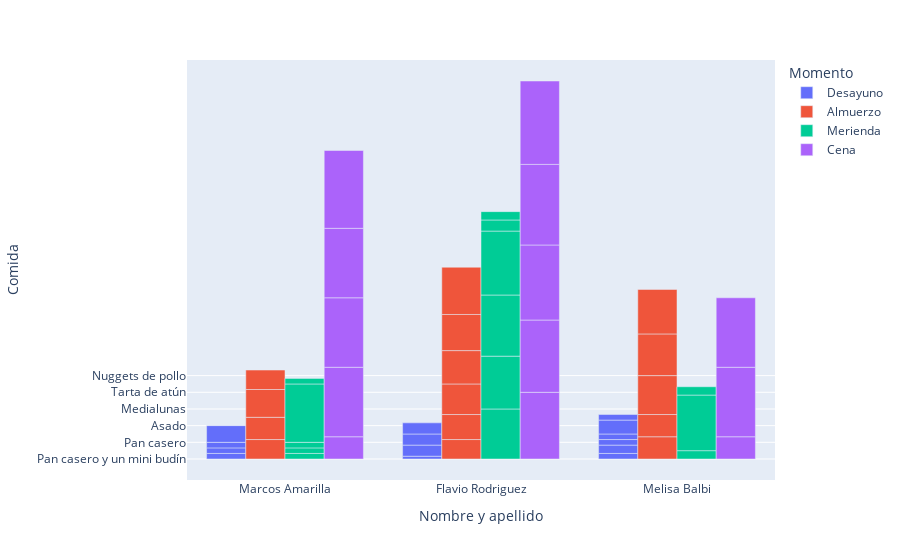

The code cell stored with this chart in its notebook:
### Code cell
graphcom = px.bar(comidadb, x="Nombre y apellido",y="Comida", color="Momento", barmode="group")
graphcom.show()

### Figure 1 — Plotly figure (JSON) as saved in the notebook; plotly's stock layout.template omitted (floating-point values rounded to 4 significant figures)
{"data": [{"alignmentgroup": "True", "hovertemplate": "Momento=Desayuno<br>Nombre y apellido=%{x}<br>Comida=%{y}<extra></extra>", "legendgroup": "Desayuno", "marker": {"color": "#636efa", "pattern": {"shape": ""}}, "name": "Desayuno", "offsetgroup": "Desayuno", "orientation": "v", "showlegend": true, "textposition": "auto", "type": "bar", "x": ["Marcos Amarilla", "Flavio Rodriguez", "Marcos Amarilla", "Melisa Balbi", "Melisa Balbi", "Flavio Rodriguez", "Melisa Balbi", "Marcos Amarilla", "Marcos Amarilla", "Flavio Rodriguez", "Melisa Balbi", "Melisa Balbi", "Marcos Amarilla", "Flavio Rodriguez", "Melisa Balbi"], "xaxis": "x", "y": ["Pan casero y un mini budín", "Opera", "Galletitas", "Galletitas", "Alfajor", "Medialuna", "Galletitas", "Galletitas", "Galletitas", "Medialuna", "Galletitas", "Tostadas con queso", "Pan casero", "Medialuna", "Galletitas"], "yaxis": "y"}, {"alignmentgroup": "True", "hovertemplate": "Momento=Almuerzo<br>Nombre y apellido=%{x}<br>Comida=%{y}<extra></extra>", "legendgroup": "Almuerzo", "marker": {"color": "#EF553B", "pattern": {"shape": ""}}, "name": "Almuerzo", "offsetgroup": "Almuerzo", "orientation": "v", "showlegend": true, "textposition": "auto", "type": "bar", "x": ["Flavio Rodriguez", "Marcos Amarilla", "Melisa Balbi", "Flavio Rodriguez", "Melisa Balbi", "Marcos Amarilla", "Marcos Amarilla", "Flavio Rodriguez", "Flavio Rodriguez", "Flavio Rodriguez", "Melisa Balbi", "Melisa Balbi", "Melisa Balbi", "Marcos Amarilla", "Flavio Rodriguez"], "xaxis": "x", "y": ["Fideos", "Fideos", "Milanesa", "Salchicha y arroz", "Milanesa", "Milanesa", "Churrasco con fideos y ensalada", "Fideos ", "Asado", "Sanguche de carne", "Ñoquis", "Tarta humita", "Arroz con tuco", "Fideos", "Lasagna"], "yaxis": "y"}, {"alignmentgroup": "True", "hovertemplate": "Momento=Merienda<br>Nombre y apellido=%{x}<br>Comida=%{y}<extra></extra>", "legendgroup": "Merienda", "marker": {"color": "#00cc96", "pattern": {"shape": ""}}, "name": "Merienda", "offsetgroup": "Merienda", "orientation": "v", "showlegend": true, "textposition": "auto", "type": "bar", "x": ["Flavio Rodriguez", "Marcos Amarilla", "Melisa Balbi", "Flavio Rodriguez", "Marcos Amarilla", "Melisa Balbi", "Marcos Amarilla", "Marcos Amarilla", "Flavio Rodriguez", "Flavio Rodriguez", "Melisa Balbi", "Marcos Amarilla", "Flavio Rodriguez", "Flavio Rodriguez"], "xaxis": "x", "y": ["Medialunas", "Galletitas", "Alfajor", "Dona", "Galletitas", "Bizcochitos", "Galletitas", "Torta frita y pan casero", "Brownie", "Wafle con dulce de leche", "Alfajor", "Galletitas", "Medialuna", "Alfajor"], "yaxis": "y"}, {"alignmentgroup": "True", "hovertemplate": "Momento=Cena<br>Nombre y apellido=%{x}<br>Comida=%{y}<extra></extra>", "legendgroup": "Cena", "marker": {"color": "#ab63fa", "pattern": {"shape": ""}}, "name": "Cena", "offsetgroup": "Cena", "orientation": "v", "showlegend": true, "textposition": "auto", "type": "bar", "x": ["Marcos Amarilla", "Flavio Rodriguez", "Marcos Amarilla", "Melisa Balbi", "Marcos Amarilla", "Marcos Amarilla", "Flavio Rodriguez", "Flavio Rodriguez", "Melisa Balbi", "Marcos Amarilla", "Flavio Rodriguez", "Melisa Balbi", "Flavio Rodriguez"], "xaxis": "x", "y": ["Milanesa", "Tarta de atún", "Pizza", "Milanesa", "Pizza", "Pizza", "Milanesas", "Hamburguesa", "Pizza", "Pancho", "Pollo", "Pizza", "Nuggets de pollo"], "yaxis": "y"}], "layout": {"barmode": "group", "legend": {"title": {"text": "Momento"}, "tracegroupgap": 0}, "margin": {"t": 60}, "xaxis": {"anchor": "y", "domain": [0, 1], "title": {"text": "Nombre y apellido"}}, "yaxis": {"anchor": "x", "domain": [0, 1], "title": {"text": "Comida"}}}}
